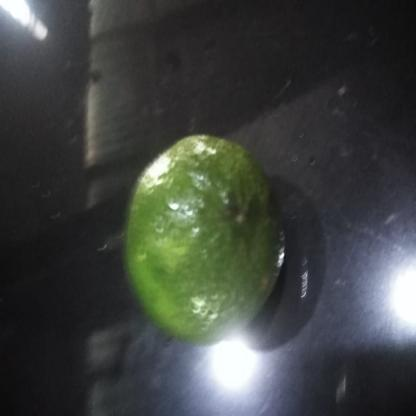
#> input picture semana_4/app/methods/image1.jpg, 416 x 416 px, given in place of the camera
$ python green_remove.py
#> lines starting #> are read from the running program, lines starting #| are printed output that depends on the picture; after the words box and inside, x2 and y2 are one past the last pixel; in counts of white or black regions, pixels touching at a corner belong together
import cv2
import numpy as np

cap = cv2.VideoCapture(0)

while (1):

        _, frame = cap.read()
#> frame is the input picture: shape (416, 416, 3); mean B, G, R 64, 67.5, 63.1
        hsv = cv2.cvtColor(frame, cv2.COLOR_BGR2HSV)
#> hsv: shape (416, 416, 3); mean H, S, V 84.9, 35.6, 71.8

        lower_red = np.array([30, 150, 50])
        upper_red = np.array([255, 255, 180])

        mask = cv2.inRange(hsv, lower_red, upper_red)
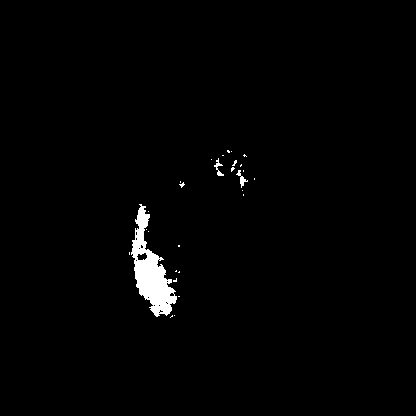
#> mask: shape (416, 416); 1.4% white; 28 white regions (25 under 20 px), largest, box (x1, y1, x2, y2) and area: (131, 204, 177, 317) 2180, (236, 170, 248, 188) 67, (214, 158, 224, 176) 62
        res = cv2.bitwise_and(frame, frame, mask=mask)

        kernel = np.ones((5, 5), np.uint8)
        erosion = cv2.erode(mask, kernel, iterations=1)
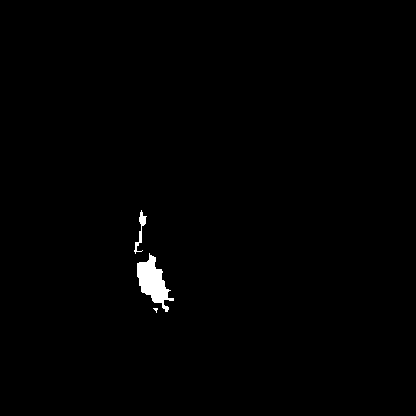
#> erosion: shape (416, 416); 0.67% white; 3 white regions (1 under 20 px), largest, box (x1, y1, x2, y2) and area: (137, 253, 174, 312) 1001, (134, 210, 147, 254) 154
        dilation = cv2.dilate(mask, kernel, iterations=1)
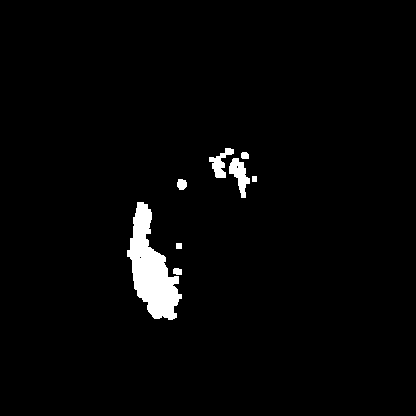
#> dilation: shape (416, 416); 2.4% white; 8 white regions, largest, box (x1, y1, x2, y2) and area: (127, 202, 182, 320) 3217, (229, 158, 250, 198) 414, (209, 148, 234, 178) 324

        cv2.imshow('Original', frame)
        cv2.imshow('Mask', mask)
        cv2.imshow('Erosion', erosion)
        cv2.imshow('Dilation', dilation)

        if cv2.waitKey(33) == ord('q'):
#> (key q is pressed here)
                break

cv2.destroyAllWindows()
cap.release()
